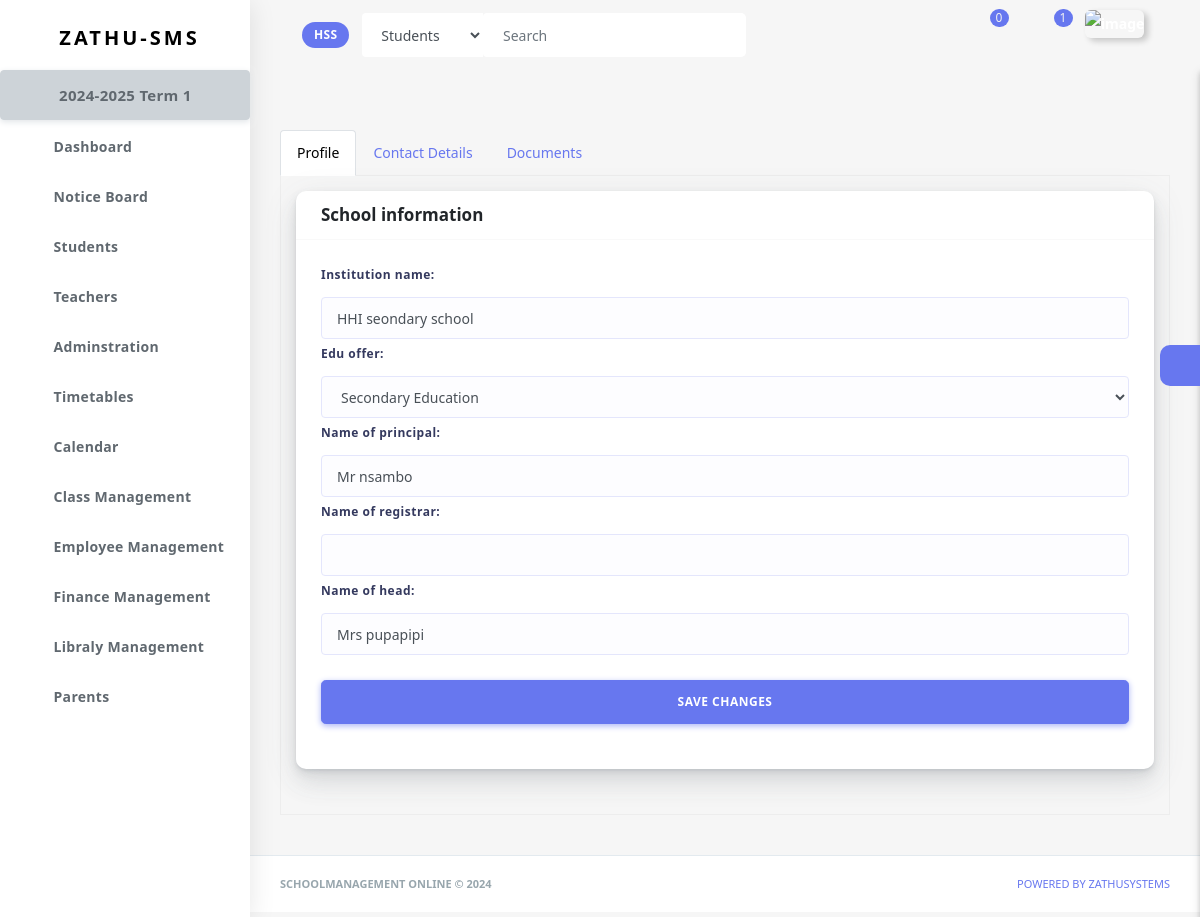
The app's page /adminstration/school-details-40b1d377-6656-44b4-9429-142e877d579a/ (signed in) with its own data.
### schooladminstration/models.py (models this page shows)
class Institution(models.Model):
    institution_name=models.CharField(max_length=50)
    id=models.CharField(primary_key=True, max_length=100, blank=True, unique=True, default=uuid.uuid4)
    user=models.ForeignKey(get_user_model(), on_delete=models.CASCADE, related_name='institution', blank=True, null=True, default=None)
    name_of_head=models.CharField(max_length=50, null=True, blank=True, default=None)
    name_of_principal=models.CharField(max_length=50, null=True, blank=True, default=None)
    name_of_registrar=models.CharField(max_length=50, null=True, blank=True, default=None)
    phone=models.CharField(max_length=50, null=True, blank=True)
    country=models.CharField(max_length=50, null=True, blank=True)
    city=models.CharField(max_length=50, null=True, blank=True)
    tried_subscription=models.BooleanField(default=False)
    created_at = models.DateTimeField(default=timezone.now, null=True, blank=True)
    edu=(
        ('primary education', 'Primary Education'),
        ('secondary education', 'Secondary Education'),
        ('tertialy education', 'Tertiary Education'),
    )
    edu_offer=models.CharField(max_length=20, choices=edu)
    def __str__(self):
        return self.institution_name

### school_calendar/models.py (models this page shows)
class AcademicYear(models.Model):
    institution=models.ForeignKey(Institution, on_delete=models.CASCADE, related_name='academic_year')
    year=models.CharField(max_length=9, help_text='e.g 2024-2025')
    start_date=models.DateField(help_text='starting date of this academic year')
    end_date=models.DateField(help_text='ending date of this academic year')
    date=models.DateField(auto_now_add=True)
    closed=models.BooleanField(default=False)
    def __str__(self):
        return f'{self.year}'

class Term(models.Model):
    institution=models.ForeignKey(Institution, on_delete=models.CASCADE, related_name='terms')
    academic_year=models.ForeignKey(AcademicYear, on_delete=models.CASCADE, related_name='terms')
    title=models.CharField(max_length=50, help_text='e.g Term 1/Semister 2')
    start_date=models.DateField(help_text='starting date of this term/semister')
    end_date=models.DateField(help_text='ending date of this Term/Semister')
    date=models.DateField(auto_now_add=True)
    closed=models.BooleanField(default=False)
    def __str__(self):
        return f'{self.title}'

### schooladminstration/views.py (the view, shortened to what this page needs)
# urls.py: path('school-details-<uuid:school_id>/', school_info, name='school_info'),
@login_required
def school_info(request, school_id):
    if is_approved_account(request)==False: return redirect('main:un_approved', school_id)
    if is_admin(request) == False: return redirect('main:un_authorised', school_id)
    institute=get_institution(request, school_id)
    form = InstitutionForm(instance=institute)
    addr=SchoolAddress.objects.get(school=institute)
    contact_form = SchoolAddressForm(instance=addr)
    cont={
        'form':form,
        'contact_form':contact_form,
        'school_id':school_id,
        'institution':institute
        }
    return render(request, 'templates/schooladmin/school_info.html', cont)

### schooladminstration/forms.py
class InstitutionForm(forms.ModelForm):
    class Meta:
        model = Institution
        fields = (
        'institution_name',
        'edu_offer',
        'name_of_principal',
        'name_of_registrar',
        'name_of_head',
        )
    def __init__(self, *args, **kwargs):
        super(InstitutionForm, self).__init__(*args, **kwargs)
        self.fields['institution_name'].widget.attrs.update({'class':'form-control'})
        self.fields['edu_offer'].widget.attrs.update({'class':'form-control'})
        self.fields['name_of_principal'].widget.attrs.update({'class':'form-control'})
        self.fields['name_of_registrar'].widget.attrs.update({'class':'form-control'})
        self.fields['name_of_head'].widget.attrs.update({'class':'form-control'})

class SchoolAddressForm(forms.ModelForm):
    class Meta:
        model = SchoolAddress
        fields = [
                'country',
                'city',
                'postal_code',
                'phone_number',
                'email',
                'address'
            ]
    def __init__(self, *args, **kwargs):
        super(SchoolAddressForm, self).__init__(*args, **kwargs)
        self.fields['city'].widget.attrs.update({'class':'form-control'})
        self.fields['country'].widget.attrs.update({'class':'form-control'})
        self.fields['postal_code'].widget.attrs.update({'class':'form-control'})
        self.fields['phone_number'].widget.attrs.update({'class':'form-control'})
        self.fields['email'].widget.attrs.update({'class':'form-control'})
        self.fields['address'].widget.attrs.update({'class':'form-control'})

### chatapp/context_processors.py (called while the page is built)
def chat_global_data(request):
    chats=None
    if request.user.is_authenticated:
        chats=Chat.objects.filter(users=(request.user)).order_by('-udated_at')
        counter_chats=Chat.objects.filter(users=(request.user)).order_by('-udated_at')[:6]
        counter=0
        for chat in counter_chats:
            messages=chat.chat_messages.filter(receiver=request.user, seen=False)
            if messages:
                counter+=1
                continue
        return {'counter_chats':counter_chats, 'chats': chats, 'counter':counter}
    return {'mkkk': chats}

### chatapp/models.py (called while the page is built)
    def unseen_msgs(self):
        msgs=self.chat_messages.filter(seen=False)
        if msgs:
            return msgs.last()
        return None

### landing_page/context_processors.py (called while the page is built)
def global_data(request):
    ins=SystemFeature.objects.all()[0:5]
    return {'featuress': ins, }

### templates/templates/schooladmin/school_info.html (shortened to what this page needs)
{% extends 'templates/main/base.html' %}
{% block content %}
<ul class="nav nav-tabs" id="myTab2" role="tablist">
    <li class="nav-item">
      <a class="nav-link active" id="home-tab2" data-toggle="tab" href="#home2" role="tab"
        aria-controls="home" aria-selected="true">Profile</a>
    </li>
    <li class="nav-item">
      <a class="nav-link" id="profile-tab2" data-toggle="tab" href="#profile2" role="tab"
        aria-controls="profile" aria-selected="false">Contact Details</a>
    </li>
    <li class="nav-item">
      <a class="nav-link" id="socs-tab2" data-toggle="tab" href="#docs" role="tab"
        aria-controls="docs" aria-selected="false">Documents</a>
    </li>
  </ul>
  <div class="tab-content tab-bordered" id="myTab3Content">
    <div class="tab-pane fade show active" id="home2" role="tabpanel" aria-labelledby="home-tab2">
        <div class="card">
            <div class="card-header">
              <h4>School information</h4>
            </div>
            <div class="card-body">
                <form method="post" action="">
                    <div class="form-group">
                        {{form.as_table}}
                    </div>
                    <div id="login_btn" class="form-group">
                        <button type="submit" name="save_info" class="btn btn-primary btn-lg btn-block" tabindex="4">
                           SAVE CHANGES
                        </button>
                      </div>
                </form>
            </div>
        </div>
    </div>
  </div>
{% endblock %}

### templates/templates/main/header.html (shortened to what this page needs)
{% load static %}
{% load timeago_filters %}
{% load custom_filter %}
   <div class="navbar-bg"></div>
      <nav class="navbar navbar-expand-lg main-navbar sticky">
        <div class="form-inline mr-auto">
          <ul class="navbar-nav mr-3">
            <li><a href="#" data-toggle="sidebar" class="nav-link nav-link-lg
									collapse-btn"> </a></li>
            <li><a href="{% url 'accounts:school_p' %}" class="nav-link nav-link-lg">
                <span class="badge badge-primary"><span class="text-white">{{institution|first_letters}}</span> </span>
              </a></li>
            <li>
              <form class="form-inline mr-auto" action="{% url 'search:search' school_id %}">
                <div class="search-element">
                  <select class="form-control" name="category" id="">
                    <option value="students">Students</option>
                  </select>
                  <input class="form-control" type="search" {% if q %} value="{{q}}" {% endif %} name="q" placeholder="Search" aria-label="Search" data-width="200">
                  <button class="btn" type="submit">
                    <i class="fas fa-search"></i>
                  </button>
                </div>
              </form>
            </li>
          </ul>
        </div>
        <ul class="navbar-nav navbar-right">
          <li class="dropdown dropdown-list-toggle"><a href="#" data-toggle="dropdown"
              class="nav-link nav-link-lg message-toggle">
              <span class="badge headerBadge1">
                {{counter}} </span> </a>
          </li>
          <li class="dropdown dropdown-list-toggle">
            <a href="#" data-toggle="dropdown"
              class="nav-link nav-link-lg notification-toggle message-toggle">
              <i data-feather="bell" class="bell"></i>
              <span class="badge headerBadge1">
                {{n_counter}}
              </span>
            </a>
          </li>
          <li class="dropdown"><a href="#" data-toggle="dropdown"
              class="nav-link dropdown-toggle nav-link-lg nav-link-user"> <img alt="image" src="{% static 'assets/img/user.png' %}"
                class="user-img-radious-style"> </a>
          </li>
          <li class="dropdown">
            <a href="#" data-toggle="dropdown"
            class="nav-link dropdown-toggle nav-link-lg nav-link-user">
          </a>
        </li>
        </ul>
      </nav>

### templates/templates/main/sidebar.html (shortened to what this page needs)
{% load static %}
<div class="main-sidebar sidebar-style-2">
        <aside id="sidebar-wrapper">
          <div class="sidebar-brand">
            <a href=""> <img alt="" src="{% static 'assets/img/logo.png' %}" class="header-logo" /> <span
                class="logo-name">Zathu-SMS</span>
            </a>
          </div>
          <ul class="sidebar-menu">
            <li class="dropdown">
              <a href="{% url 'school_calendar:calendar_list' school_id %}" style="font-size: 15px; font-weight: 70px;" class="btn btn-secondary"> {{institution.academic_year.last}} {{institution.academic_year.last.terms.last|title}} </a>
            </li>
            <li class="dropdown">
              <a href="{% url 'main:dashboard' school_id %}" class="nav-link"><span>Dashboard</span></a>
            </li>
            <li class="dropdown">
              <a href="{% url 'main:notice_board' school_id %}" class="nav-link"><span>Notice Board</span></a>
            </li>
            <li class="dropdown">
              <a href="{% url 'student:students' school_id %}" class="nav-link"><span>Students</span></a>
            </li>
            <li class="dropdown">
              <a href="{% url 'teacher:teachers' school_id %}" class="nav-link"><span>Teachers</span></a>
            </li>
            <li class="dropdown">
              <a href="#" class="menu-toggle nav-link has-dropdown"><span>Adminstration</span></a>
            </li>
            <li class="dropdown">
              <a href="#" class="menu-toggle nav-link has-dropdown"><span>Timetables</span></a>
            </li>
            <li class="dropdown">
              <a href="#" class="menu-toggle nav-link has-dropdown"><span>Calendar</span></a>
            </li>
            <li class="dropdown">
              <a href="#" class="menu-toggle nav-link has-dropdown"><span>Class Management</span></a>
            </li>
            <li class="dropdown">
              <a href="#" class="menu-toggle nav-link has-dropdown"><span>Employee Management</span></a>
            </li>
            <li class="dropdown">
              <a href="#" class="menu-toggle nav-link has-dropdown"><span>Finance Management</span></a>
            </li>
            <li class="dropdown">
              <a href="#" class="menu-toggle nav-link has-dropdown"><span>Libraly Management</span></a>
            </li>
            <li class="dropdown">
              <a href="{% url 'school_admin:parents' school_id %}" class="nav-link"><span>Parents</span></a>
            </li>
           <br><br><br>
          </ul>
        </aside>
      </div>

### records on screen
Institution: institution_name "HSS", academic_year.last "2024-2025", academic_year.last.terms.last "Term 1", institution_name "HHI seondary school", edu_offer "Secondary Education", name_of_principal "Mr nsambo", name_of_head "Mrs pupapipi"

### other values on screen
{{ counter }} "0"
{{ n_counter }} "1"
